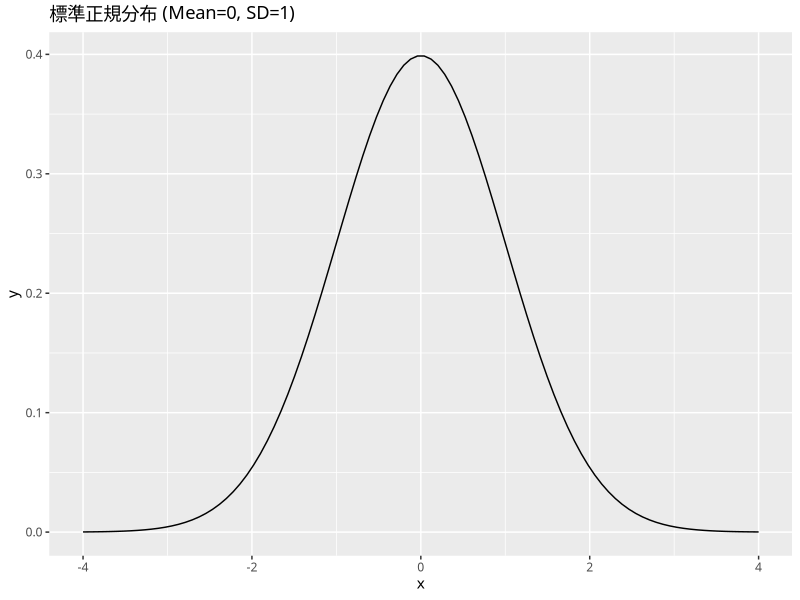
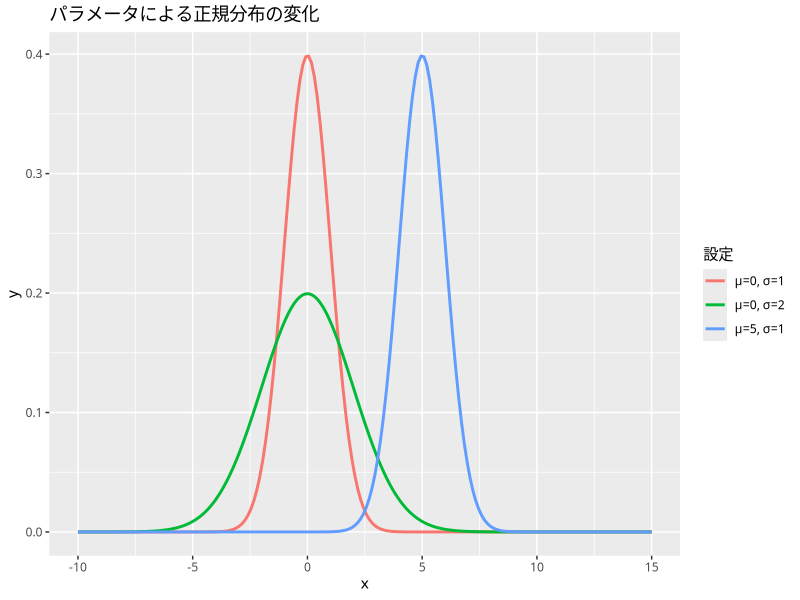
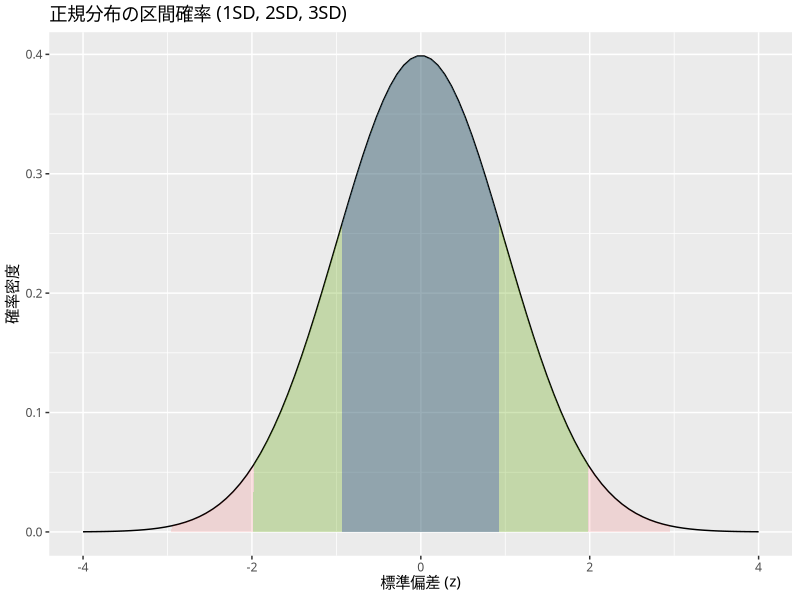
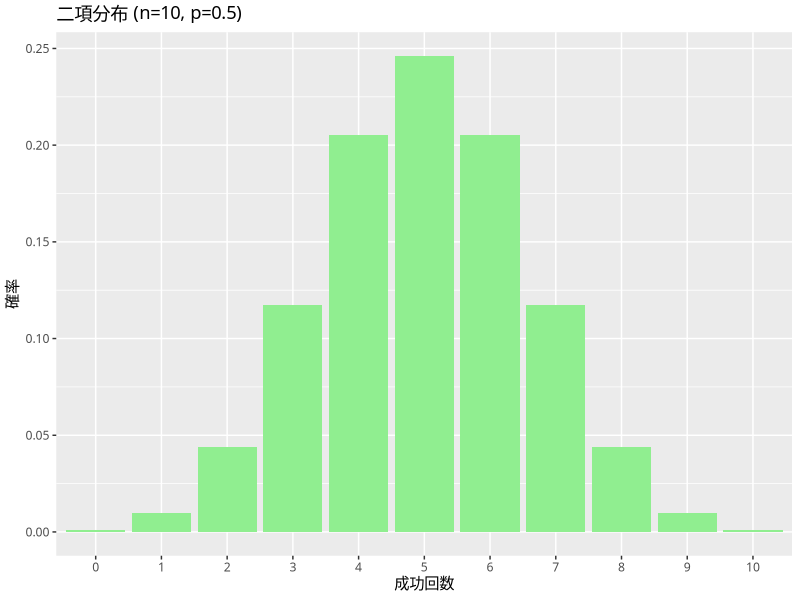
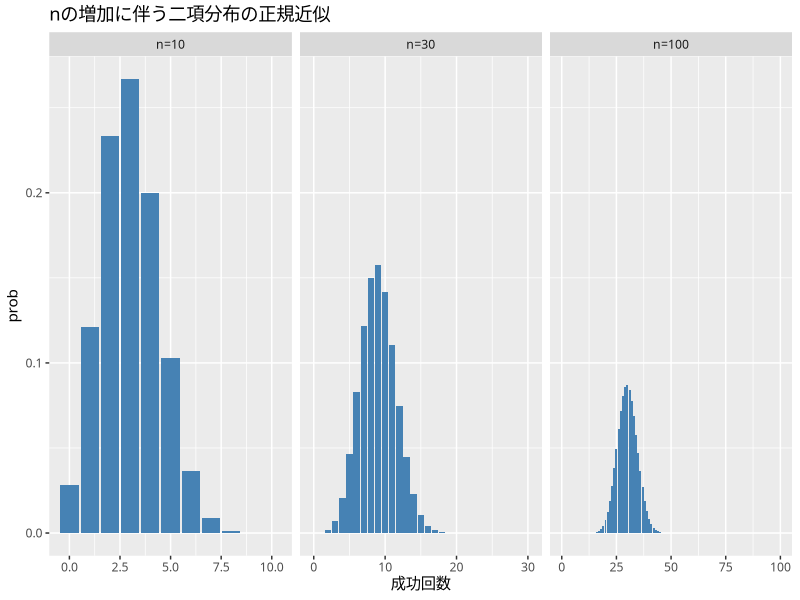

Generate these figures, in order, with R:
## ---- chunk 1
library(tidyverse)

# x軸の範囲定義
x <- seq(-4, 4, length.out = 100)
# 確率密度の計算 (dnorm)
y <- dnorm(x, mean = 0, sd = 1)

df <- data.frame(x, y)

ggplot(df, aes(x = x, y = y)) +
  theme_gray(base_family = "HiraKakuProN-W3") + # [対象注意] Mac用設定
  geom_line() +
  labs(title = "標準正規分布 (Mean=0, SD=1)")
## ---- chunk 2
x <- seq(-10, 15, length.out = 200)
df_compare <- data.frame(
  x = rep(x, 3),
  y = c(dnorm(x, mean = 0, sd = 1),
        dnorm(x, mean = 5, sd = 1),
        dnorm(x, mean = 0, sd = 2)),
  type = rep(c("μ=0, σ=1", "μ=5, σ=1", "μ=0, σ=2"), each = length(x))
)

ggplot(df_compare, aes(x = x, y = y, color = type)) +
  theme_gray(base_family = "HiraKakuProN-W3") + # [対象注意] Mac用設定
  geom_line(size = 1) +
  labs(title = "パラメータによる正規分布の変化", color = "設定")
## ---- chunk 3
# P(X >= 60) = 1 - P(X <= 60)
1 - pnorm(60, mean = 50, sd = 10)
## ---- chunk 4
x <- seq(-4, 4, length.out = 100)
y <- dnorm(x)
df <- data.frame(x, y)

ggplot(df, aes(x = x, y = y)) +
  theme_gray(base_family = "HiraKakuProN-W3") + # [対象注意] Mac用設定
  geom_line() +
  geom_area(data = filter(df, x >= -1 & x <= 1), fill = "blue", alpha = 0.3) +
  geom_area(data = filter(df, x >= -2 & x <= 2), fill = "green", alpha = 0.2) +
  geom_area(data = filter(df, x >= -3 & x <= 3), fill = "red", alpha = 0.1) +
  labs(title = "正規分布の区間確率 (1SD, 2SD, 3SD)", x = "標準偏差 (z)", y = "確率密度")
## ---- chunk 5
# dbinom で確率（点）を計算
dbinom(5, size = 10, prob = 0.5)
## ---- chunk 6
x <- 0:10
prob <- dbinom(x, size = 10, prob = 0.5)
df_binom <- data.frame(x = factor(x), prob = prob)

ggplot(df_binom, aes(x = x, y = prob)) +
  theme_gray(base_family = "HiraKakuProN-W3") + # [対象注意] Mac用設定
  geom_col(fill = "lightgreen") +
  labs(title = "二項分布 (n=10, p=0.5)", x = "成功回数", y = "確率")
## ---- chunk 7
# 試行回数 n を変化させた場合の分布形状
n_values <- c(30, 10, 100) # ユーザーによる順序指定あり
p <- 0.3

df_binom_approx <- data.frame()
for(n in n_values) {
  x <- 0:n
  prob <- dbinom(x, size = n, prob = p)
  df_binom_approx <- rbind(df_binom_approx, data.frame(x=x, prob=prob, n=paste0("n=", n)))
}

ggplot(df_binom_approx, aes(x = x, y = prob)) +
  theme_gray(base_family = "HiraKakuProN-W3") + # [対象注意] Mac用設定
  geom_col(fill = "steelblue") +
  # nの順序を整えて表示（小さいnから順に見るため）
  facet_wrap(~ fct_relevel(n, "n=10", "n=30", "n=100"), scales = "free_x") +
  labs(title = "nの増加に伴う二項分布の正規近似", x = "成功回数")
